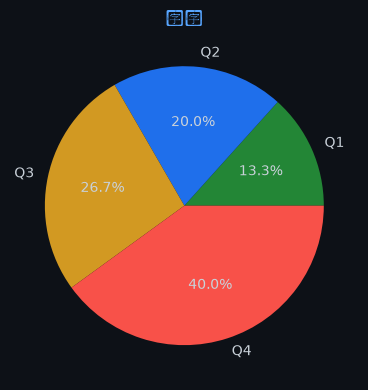

Write Python code to recreate this figure.

import matplotlib
matplotlib.use('Agg')
import matplotlib.pyplot as plt
import json, base64, os

chart = json.loads('''{"chartType":"pie","title":{"literalString":"饼图"},"labels":["Q1","Q2","Q3","Q4"],"datasets":[{"label":"销量","data":[100,150,200,300]}],"sizes":{"width":600,"height":400}}''')

fig, ax = plt.subplots(figsize=(600/100, 400/100))
fig.patch.set_facecolor('#0d1117')
ax.set_facecolor('#161b22')
ax.tick_params(colors='#c9d1d9')
ax.xaxis.label.set_color('#c9d1d9')
ax.yaxis.label.set_color('#c9d1d9')
ax.title.set_color('#58a6ff')
for spine in ax.spines.values(): spine.set_color('#30363d')

labels = ["Q1","Q2","Q3","Q4"]
datasets = [{"label":"销量","data":[100,150,200,300]}]
chartType = "pie"

if chartType == 'pie':
    wedges, texts, autotexts = ax.pie(datasets[0]['data'], labels=labels, autopct='%1.1f%%',
        colors=['#238636','#1f6feb','#d29922','#f85149','#a371f7','#3fb950'],
        textprops={'color':'#c9d1d9'})
else:
    for ds in datasets:
        color = ds.get('color', None)
        if chartType == 'bar':
            ax.bar(labels, ds['data'], label=ds['label'])
        elif chartType == 'line':
            ax.plot(labels, ds['data'], marker='o', label=ds['label'])
    ax.legend(facecolor='#161b22', edgecolor='#30363d', labelcolor='#c9d1d9')

ax.set_title(chart.get('title',{}).get('literalString',''), color='#58a6ff', fontsize=12)
plt.tight_layout()
plt.savefig("/Users/wisonzhu/projects/ag-ui-demo/.tmp/chart_rg62ew.png", dpi=100, bbox_inches='tight', facecolor='#0d1117')
